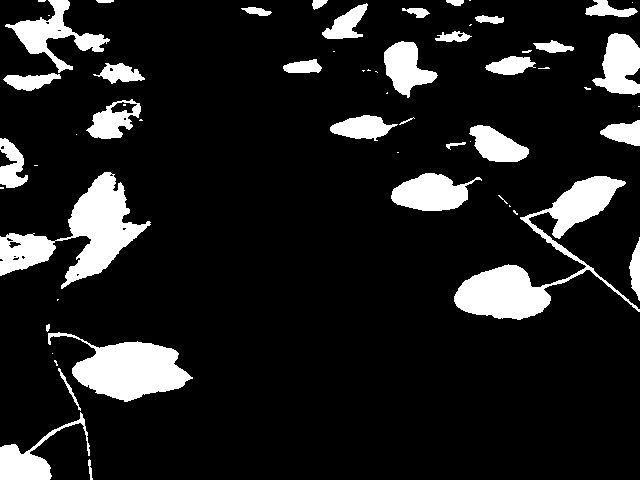
#> input picture CODES/12.png, 640 x 480 px, found by its file name
$ python prep2.py
#> lines starting #> are read from the running program, lines starting #| are printed output that depends on the picture; after the words box and inside, x2 and y2 are one past the last pixel; in counts of white or black regions, pixels touching at a corner belong together
import numpy as np
import cv2
import matplotlib.pyplot as plt
from skimage.morphology import disk
import os

img=cv2.imread("/home/christian/Desktop/UNIV/DEMETER/CODES/12.png",cv2.IMREAD_GRAYSCALE)
#> img: shape (480, 640); 12.6% white; 60 white regions (26 under 20 px), largest, box (x1, y1, x2, y2) and area: (454, 176, 640, 320) 6855, (0, 172, 151, 289) 6255, (48, 332, 193, 402) 5033

#r=(img[:,:,0])
#g=(img[:,:,1])
#b=(img[:,:,2])

height, width = img.shape[:2]
#> height = 480; width = 640
roi_height = height // 3
#> roi_height = 160

# Create a figure to plot the vertical projections
fig, axs = plt.subplots(3, 1, figsize=(10, 10))

# Get the vertical projection of each section
for i in range(3):
    # Define the region of interest (ROI)
    y1 = i * roi_height
    y2 = (i + 1) * roi_height
    roi = img[y1:y2, :]

    # Get the vertical projection of the ROI
    vertical_projection = np.sum(roi, axis=0)

    # Plot the vertical projection
    axs[i].plot(vertical_projection)
    axs[i].set_xlabel('Column')
    axs[i].set_ylabel('Sum of Pixel Values')
    axs[i].set_title('Vertical Projection - Region {}'.format(i + 1))
#> this loop made 3 passes
#> pass 1, `roi = img[y1:y2, :]`:
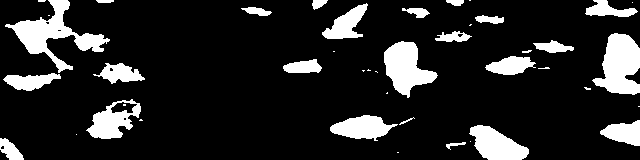
#> roi: shape (160, 640); 14.9% white; 43 white regions (18 under 20 px), largest, box (x1, y1, x2, y2) and area: (5, 0, 110, 73) 2253, (592, 33, 640, 95) 1947, (384, 41, 438, 98) 1671
#> pass 2, `roi = img[y1:y2, :]`:
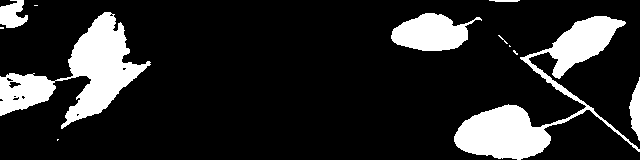
#> roi: shape (160, 640); 16% white; 12 white regions (6 under 20 px), largest, box (x1, y1, x2, y2) and area: (454, 16, 640, 160) 6855, (0, 12, 151, 129) 6255, (391, 13, 482, 51) 2184, (0, 0, 28, 28) 532, (629, 77, 640, 141) 424, (489, 0, 520, 2) 54
#> pass 3, `roi = img[y1:y2, :]`:
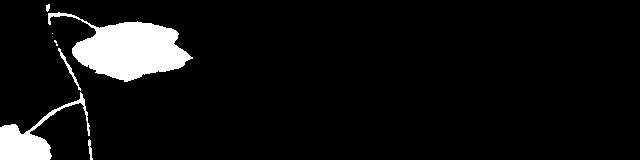
#> roi: shape (160, 640); 6.8% white; 7 white regions (2 under 20 px), largest, box (x1, y1, x2, y2) and area: (48, 12, 193, 82) 5033, (0, 92, 90, 160) 1727, (58, 48, 81, 91) 127, (88, 139, 93, 160) 54, (46, 4, 50, 12) 25

# Adjust the layout of the plots
plt.tight_layout()

# Show the figure
plt.show()
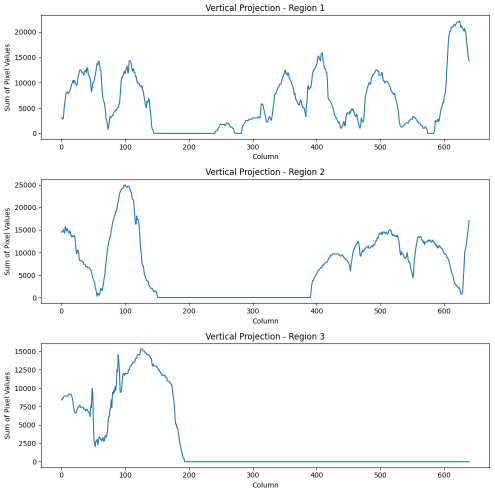
#> figure drawn by matplotlib, 3 panels; panel 1: curve peaks at x = 624, y = 22185; panel 2: curve peaks at x = 98, y = 24990; panel 3: curve peaks at x = 124, y = 15300

"""
# Path to the folder containing the images
folder_path = '/home/christian/Desktop/UNIV/DEMETER/TRAINING/PLANT-CONCRETE-PREP/90/'

# Get the list of image file names in the folder
file_names = sorted(os.listdir(folder_path))

# Initialize the Matplotlib figure
fig, ax = plt.subplots()

# Loop over the images
for file_name in file_names:
    # Load the image
    img = cv2.imread(os.path.join(folder_path, file_name),cv2.IMREAD_GRAYSCALE)
    img = cv2.distanceTransform(255 - img.copy(), cv2.DIST_L2, 3).astype(np.uint8)
    _,img_ = cv2.threshold(img.copy(),50,255,cv2.THRESH_BINARY)

    # Plot the image
    ax.imshow(img)
    ax.set_title(file_name)

    # Pause for a short time to simulate video playback
    plt.pause(0.01)

    # Clear the figure for the next frame
    ax.clear()

# Close the figure
plt.close()

edges = cv2.Canny(img, 50, 150, apertureSize=3)

# Apply HoughLinesP method to
# to directly obtain line end points
lines_list = []
lines = cv2.HoughLinesP(
    edges,  # Input edge image
    1,  # Distance resolution in pixels
    np.pi / 180,  # Angle resolution in radians
    threshold=200,  # Min number of votes for valid line
    minLineLength=50,  # Min allowed length of line
    maxLineGap=50  # Max allowed gap between line for joining them
)

# Iterate over points
for points in lines:
    # Extracted points nested in the list
    x1, y1, x2, y2 = points[0]
    # Draw the lines joing the points
    # On the original image
    cv2.line(img, (x1, y1), (x2, y2), (0, 255, 0), 2)
    # Maintain a simples lookup list for points
    lines_list.append([(x1, y1), (x2, y2)])

# Save the result image
cv2.imshow('detectedLines.png', img)
cv2.waitKey(0)
cv2.destroyAllWindows()

"""

$ run again, with CODES/194.png copied over CODES/12.png
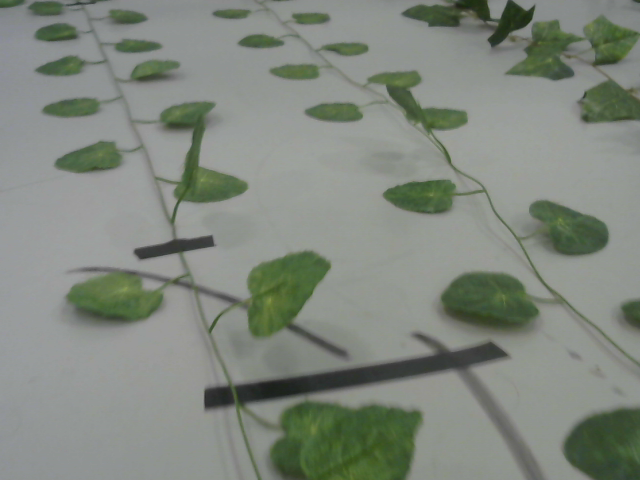
#> input picture CODES/194.png, 640 x 480 px, found by its file name
#> the loop `for i in range(3):` made 3 passes
#> pass 1, `roi = img[y1:y2, :]`:
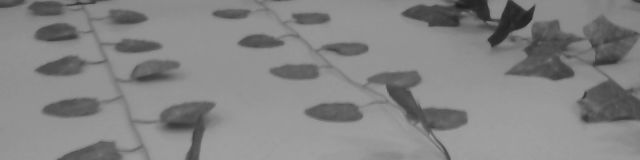
#> roi: shape (160, 640); min 32, max 160, mean 131.8
#> `plt.show()`:
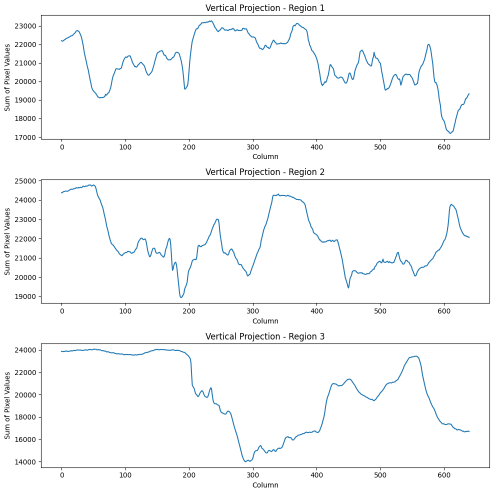
#> figure drawn by matplotlib, 3 panels; panel 1: curve peaks at x = 235, y = 23271; panel 2: curve peaks at x = 45, y = 24777; panel 3: curve peaks at x = 50, y = 24076
